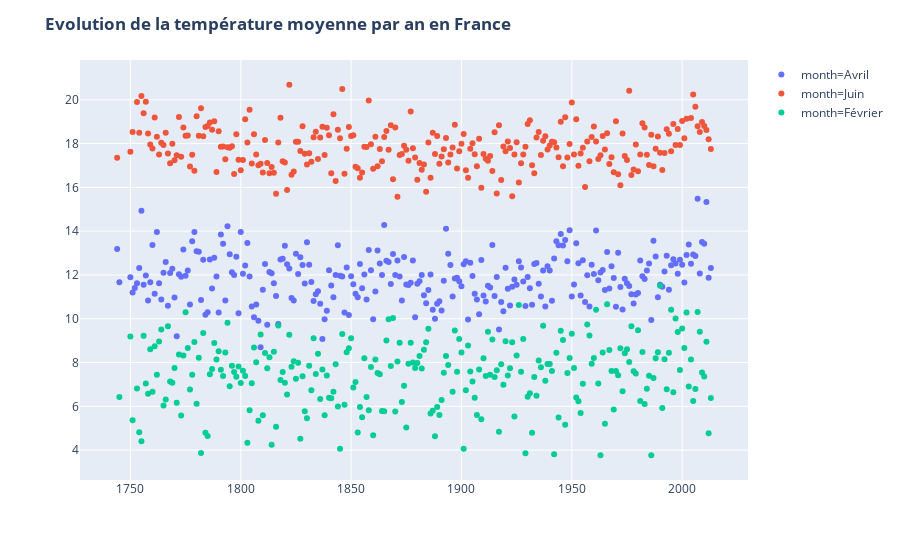

The notebook cell saved with this chart:
### Code cell
temperatureFranceMonth3 = temperatureFranceMonth.query("month == 'Février' or month == 'Avril' or month == 'Juin'")
fig = px.scatter(
        temperatureFranceMonth3,x='year', y='AverageTemperature', color='month'
        )
    
fig.update_layout(title='<b>Evolution de la température moyenne par an en France</b>',xaxis_title='', yaxis_title='')
fig.show()

### Figure 1 — Plotly figure (JSON) as saved in the notebook; plotly's stock layout.template omitted (floating-point values rounded to 4 significant figures; data arrays with more than 128 entries replaced by an {"elided": "..."} marker saying what was removed)
{"data": [{"hoverlabel": {"namelength": 0}, "hovertemplate": "month=Avril<br>year=%{x}<br>AverageTemperature=%{y}", "legendgroup": "month=Avril", "marker": {"color": "#636efa", "symbol": "circle"}, "mode": "markers", "name": "month=Avril", "showlegend": true, "type": "scatter", "x": {"elided": "266 str values"}, "xaxis": "x", "y": {"elided": "266 float values"}, "yaxis": "y"}, {"hoverlabel": {"namelength": 0}, "hovertemplate": "month=Juin<br>year=%{x}<br>AverageTemperature=%{y}", "legendgroup": "month=Juin", "marker": {"color": "#EF553B", "symbol": "circle"}, "mode": "markers", "name": "month=Juin", "showlegend": true, "type": "scatter", "x": {"elided": "263 str values"}, "xaxis": "x", "y": {"elided": "263 float values"}, "yaxis": "y"}, {"hoverlabel": {"namelength": 0}, "hovertemplate": "month=Février<br>year=%{x}<br>AverageTemperature=%{y}", "legendgroup": "month=Février", "marker": {"color": "#00cc96", "symbol": "circle"}, "mode": "markers", "name": "month=Février", "showlegend": true, "type": "scatter", "x": {"elided": "262 str values"}, "xaxis": "x", "y": {"elided": "262 float values"}, "yaxis": "y"}], "layout": {"legend": {"tracegroupgap": 0}, "margin": {"t": 60}, "title": {"text": "<b>Evolution de la température moyenne par an en France</b>"}, "xaxis": {"anchor": "y", "domain": [0, 1], "title": {"text": ""}}, "yaxis": {"anchor": "x", "domain": [0, 1], "title": {"text": ""}}}}
